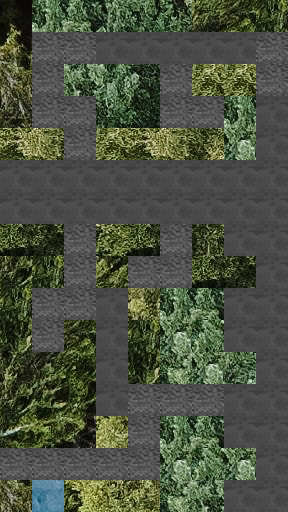

Rendered tile map (Tiled .tmx) drawn with the repository's tilesets; below, a short description and the full map source, tile grids included:
An orthogonal 9x16 tile map with 32x32 px tiles, 3 tile layers (forest, walkable, door), 4 tilesets.

<map version="1.10" tiledversion="1.10.2" orientation="orthogonal" renderorder="right-down" width="9" height="16" tilewidth="32" tileheight="32" infinite="0" nextlayerid="4" nextobjectid="1">
 <tileset firstgid="1" source="trees.tsx" />
 <tileset firstgid="8751" source="rock.tsx" />
 <tileset firstgid="14579" source="dungeon.tsx" />
 <tileset firstgid="17099" source="water.tsx" />
 <layer id="1" name="forest" width="9" height="16">
  <data encoding="csv">
493,984,985,986,987,988,7773,7774,7702,
563,1054,1055,1056,1057,1058,7843,7844,7772,
633,1124,1125,1126,1127,1128,4274,4274,4275,
703,1194,1195,1196,1197,1198,4344,984,985,
4275,4276,4274,4274,4275,4276,4277,1054,1055,
4345,4346,4344,4344,4345,4346,4347,1124,1125,
4415,4416,4414,4414,4415,4416,4417,1194,1195,
4485,4486,4484,4484,4485,4486,4487,4488,4417,
7912,7702,7703,7704,5605,4484,4485,4486,4487,
7702,7703,7704,7774,5675,984,985,986,987,
7772,7773,7774,7844,7702,1054,1053,1054,986,
7842,7843,7844,7914,7772,1124,1054,1055,1056,
7912,7913,7914,7984,7842,1194,1053,1054,1126,
7982,7983,7984,5743,7912,984,985,986,987,
563,564,5812,5813,7982,1054,1053,1054,1057,
633,634,5882,5883,5884,1124,1125,1126,1127
</data>
 </layer>
 <layer id="2" name="walkable" width="9" height="16">
  <properties>
   <property name="collision" value="collision" />
  </properties>
  <data encoding="csv">
0,0,0,0,0,0,0,0,0,
0,11299,11299,10427,10427,10427,10427,10427,11299,
0,11299,0,0,0,11299,0,0,11299,
0,11299,11299,0,0,11299,11299,0,10427,
0,0,11299,0,0,0,0,0,10427,
10427,10427,10427,10427,10427,10427,10427,10427,10427,
10427,10427,10427,10427,10427,10427,10427,10427,10427,
0,0,11299,0,0,11299,0,10427,10427,
0,0,11299,0,11299,11299,0,0,10427,
0,11299,11299,10427,0,0,0,10427,10427,
0,11299,0,10427,0,0,0,10427,10427,
0,0,0,10427,0,0,0,0,10427,
0,0,0,10427,11299,11299,11299,10427,10427,
0,0,0,0,11299,0,0,10427,10427,
11299,11299,11299,11299,11299,0,0,0,10427,
0,11299,0,0,0,0,0,10427,10427
</data>
 </layer>
 <layer id="3" name="door" width="9" height="16">
  <data encoding="csv">
0,0,0,0,0,0,0,0,0,
0,0,0,0,0,0,0,0,0,
0,0,0,0,0,0,0,0,0,
0,0,0,0,0,0,0,0,0,
0,0,0,0,0,0,0,0,0,
0,0,0,0,0,0,0,0,0,
0,0,0,0,0,0,0,0,0,
0,0,0,0,0,0,0,0,0,
0,0,0,0,0,0,0,0,0,
0,0,0,0,0,0,0,0,0,
0,0,0,0,0,0,0,0,0,
0,0,0,0,0,0,0,0,0,
0,0,0,0,0,0,0,0,0,
0,0,0,0,0,0,0,0,0,
0,0,0,0,0,0,0,0,0,
0,17819,0,0,0,0,0,0,0
</data>
 </layer>
</map>
